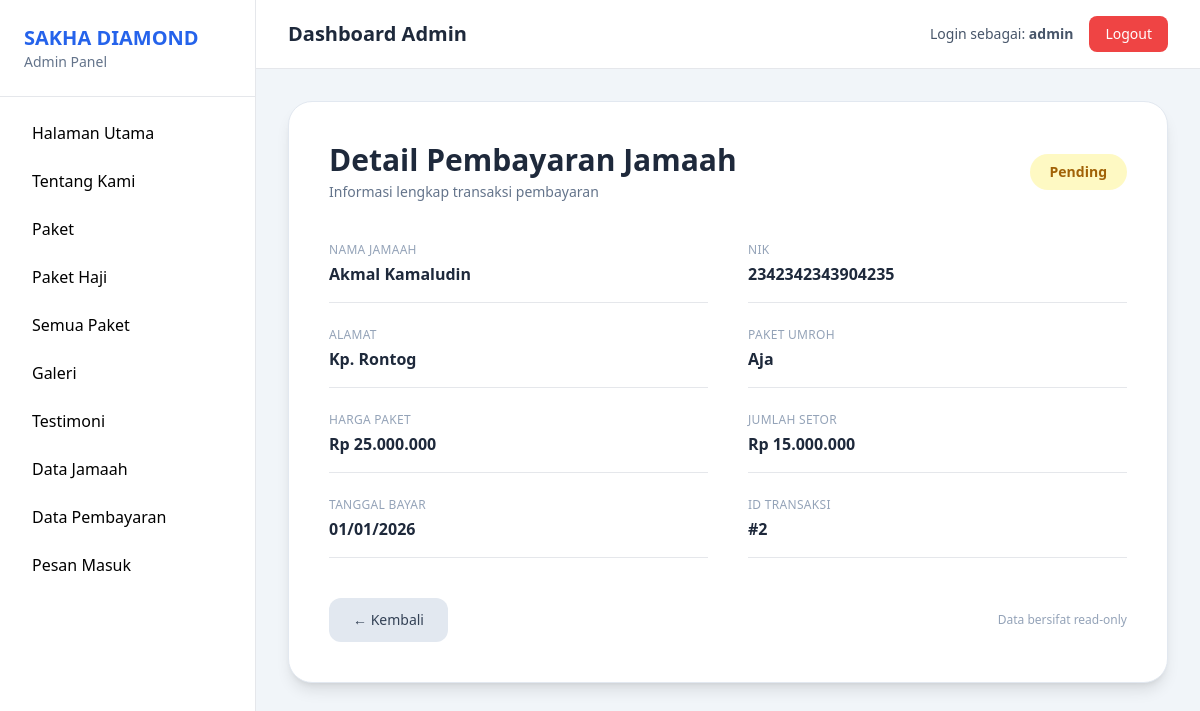
/Admin/dashboard.php?page=detail_pembayaran&id=2 (signed in), run on the app's committed database.
### tables this page shows
CREATE TABLE `transaksi` (
  `id` int(11) NOT NULL,
  `nama` varchar(100) NOT NULL,
  `noKtp` varchar(20) NOT NULL,
  `alamat` text NOT NULL,
  `paketUmroh` varchar(100) NOT NULL,
  `hargaPaket` int(11) NOT NULL,
  `hargaSetor` int(11) NOT NULL,
  `tglBayar` date NOT NULL,
  `status` enum('Pending','Tervalidasi') DEFAULT 'Pending',
  `created_at` timestamp NOT NULL DEFAULT current_timestamp()
);

### Admin/detail_pembayaran.php (the view, shortened to what this page needs)
<?php
require_once "../config/koneksi.php";
$id = $_GET['id'] ?? null;
$query = mysqli_query($conn, "SELECT * FROM transaksi WHERE id='$id'");
$data = mysqli_fetch_assoc($query);
?>
<div class="max-w-6xl bg-white rounded-3xl shadow-lg border border-slate-200 p-10">
    <div class="flex justify-between items-center mb-10">
        <div>
            <h2 class="text-3xl font-bold text-slate-800">Detail Pembayaran Jamaah</h2>
            <p class="text-sm text-slate-500 mt-1">
                Informasi lengkap transaksi pembayaran
            </p>
        </div>
        <span class="px-5 py-2 rounded-full text-sm font-semibold
            <?= $data['status'] == 'Tervalidasi'
                ? 'bg-emerald-100 text-emerald-700'
                : 'bg-yellow-100 text-yellow-700'; ?>">
            <?= $data['status']; ?>
        </span>
    </div>
    <div class="grid grid-cols-1 md:grid-cols-2 gap-x-10 gap-y-6">
        <?php
        function row($label, $value)
        {
            echo "
            <div class='border-b pb-4'>
                <p class='text-xs uppercase tracking-wide text-slate-400 mb-1'>$label</p>
                <p class='text-base font-semibold text-slate-800'>$value</p>
            </div>
            ";
        }
        row("Nama Jamaah", htmlspecialchars($data['nama']));
        ?>
    </div>
    <div class="mt-10 flex justify-between items-center">
        <a href="dashboard.php?page=pembayaran" class="px-6 py-3 bg-slate-200 hover:bg-slate-300 text-slate-700
                   rounded-xl text-sm font-medium transition">
            ← Kembali
        </a>
        <p class="text-xs text-slate-400">
            Data bersifat read-only
        </p>
    </div>
</div>

### data on the page
transaksi: status "Pending", nama "Akmal Kamaludin 2342342343904235 Kp. Rontog Aja"

### other printed values
$_SESSION['admin'] "admin"
$label "NAMA JAMAAH NIK ALAMAT PAKET UMROH HARGA PAKET JUMLAH SETOR TANGGAL BAYAR ID TRANSAKSI"
$value "Rp 25.000.000 Rp 15.000.000 01/01/2026 #2"
